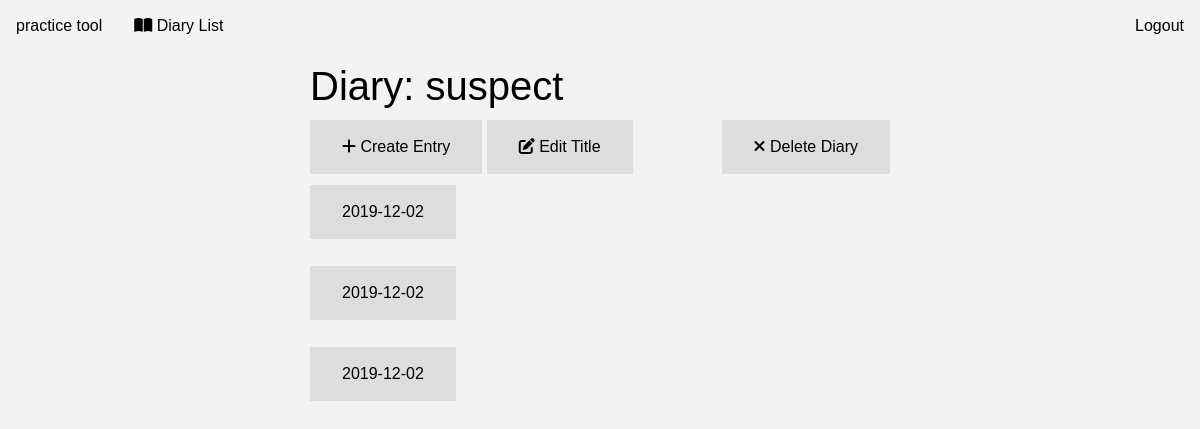
The page /diary/1 (signed in) on the database as committed earlier.
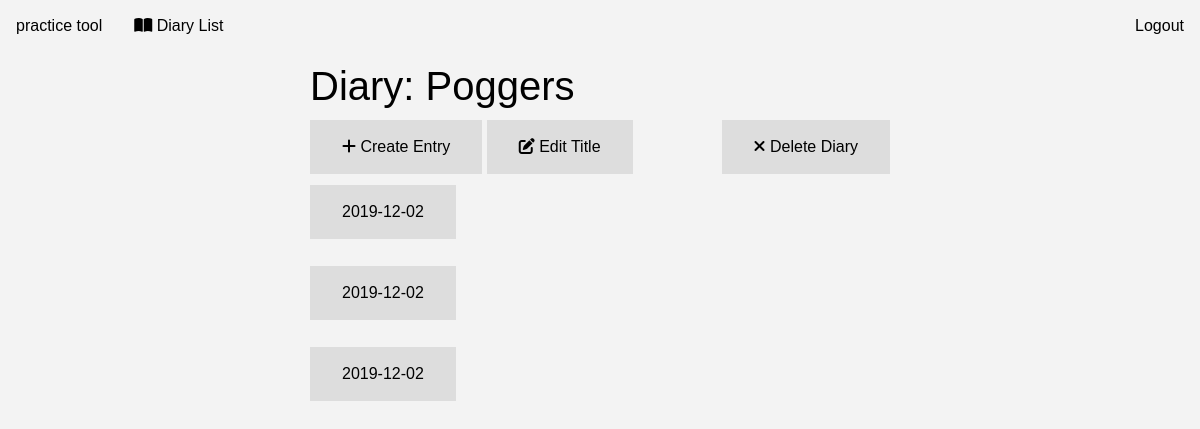
The same page on the database as committed later.
### models.py (models this page shows, shortened)
class Diary(db.Model):
    __tablename__ = 'Diary'
    id = db.Column(db.Integer, primary_key=True, nullable=False)
    user_id = db.Column(db.Integer, ForeignKey('User.id'), nullable=False)
    title = db.Column(db.String)
    entries = relationship('Entry', back_populates='diary', cascade="all, delete-orphan")

class Entry(db.Model):
    __tablename__ = 'Entry'
    id = db.Column(db.Integer, primary_key=True, nullable=False)
    user_id = db.Column(db.Integer, ForeignKey('User.id'), nullable=False)
    diary_id = db.Column(db.Integer, ForeignKey('Diary.id'), nullable=False)
    date = db.Column(db.Date, default=datetime.today().date())
    notes = db.Column(db.Text)
    diary = relationship('Diary', back_populates='entries')
    tags = relationship('Tag', secondary=EntryTag, back_populates='entries')

### app.py (the view)
@app.route('/diary/<int:id>', methods=['GET', 'POST'])
@login_required
def diary(id):
    diary = models.Diary.query.filter_by(user_id=current_user.id, id=id).all()
    if len(diary) == 0:
        abort(404)
    return render_template('diary.html', diary=diary)

### app.py (called while the page is built)
@login_manager.user_loader
def load_user(id):
    return models.User.query.get(int(id))

### templates/diary.html (shortened to what this page needs)
{% extends 'layout.html' %} {% block content %}
{% for diary in diary%}
<div class="column side"></div>
<div class="column middle">
  <h1>Diary: {{diary.title}}</h1>
  <a href="{{url_for('create_entry', id=diary.id)}}" class="button"><i class="fa-solid fa-plus"></i> Create Entry</a>
  <a href="{{url_for('edit_diary', id=diary.id)}}" class="button"><i class="fa-solid fa-pen-to-square"></i> Edit Title</a>
  <a href="{{url_for('delete_diary', id=diary.id)}}" class="button" style="float:right"><i class="fa-solid fa-xmark"></i> Delete Diary</a>
    {% for entry in diary.entries %}
  <div class="entry">
    <p><a href="{{url_for('entry', id=entry.id)}}" class="button">{{entry.date}}</a></p>
  </div>
  {% endfor %}
  {% endfor %}
</div>
{% endblock %}

### templates/layout.html (shortened to what this page needs)
<!DOCTYPE html>
<html lang="en" dir="ltr">
  <head>
    <link rel="stylesheet" href="https://cdn.jsdelivr.net/npm/bootstrap@5.1.3/dist/css/bootstrap.min.css">
    <link rel="stylesheet" href="{{url_for('static', filename='css/style.css')}}">
    <link rel="stylesheet" href="path/to/font-awesome/css/font-awesome.min.css">
  </head>
  <body>
    {% include 'header.html' %}
    {% block content %} {%endblock %}
  </body>
</html>

### templates/header.html
<div class="header">
<div class="topnav">
  <ul>
    <li>practice tool</li>
    <li><a href="{{url_for('index')}}"><i class="fa-solid fa-book-open"></i> Diary List</a></li>
    <li style=float:right>
        <a href="/logout">Logout</a>
      </li>
  </ul>
</div>
</div>

### static/css/style.css (style rules this page uses)
body { background-color: #F3F3F3; color: black; border-color: #E9492B; font-family: "Century Gothic", CenturyGothic, AppleGothic, sans-serif; overflow-x: hidden; padding: 0; margin: 0; }
a { color: blue; text-decoration: none; }
.topnav { position: relative; width: 100%; padding: 0; margin: 0; }
.topnav ul { list-style-type: none; margin: 0; padding: 0; overflow: hidden; background-color: #f3f3f3; }
.topnav li { float: left; text-align: center; padding: 14px 16px; }
.topnav li a { display: block; color: black; text-align: center; text-decoration: none; }
.column { float: left; padding: 10px; }
.column.side { width: 25%; }
.column.middle { width: 50%; }
.button { background-color: #ddd; border: none; color: black; padding: 15px 32px; text-align: center; text-decoration: none; display: inline-block; font-size: 16px; margin: 2px 0px; cursor: pointer; overflow: hidden; }

Rows that differ between the two databases and show on the page:
changed Diary: title "suspect" → "Poggers"
